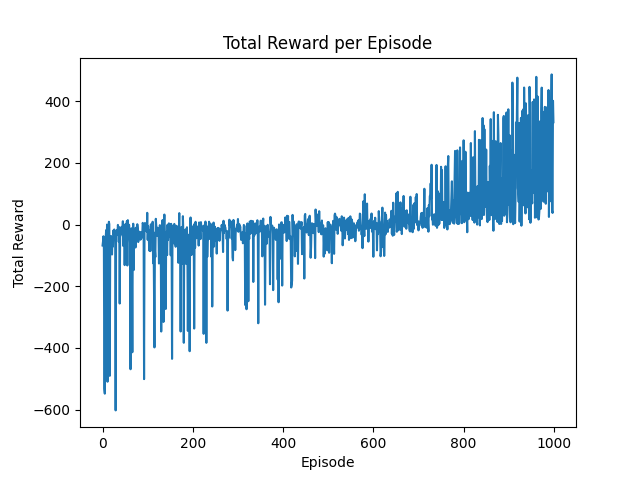

Write Python code to recreate this figure.
import torch
from torch import nn, optim
import numpy as np
import gymnasium as gym
import matplotlib.pyplot as plt
import random


env = gym.make("Ant-v5")

ACTION_SPACE = env.action_space.shape[0]
OBSERVATION_SPACE = env.observation_space.shape[0]
print(OBSERVATION_SPACE)

class Agent(nn.Module):
    def __init__(self):
        super(Agent, self).__init__()
        self.common = nn.Sequential(
            nn.Linear(OBSERVATION_SPACE, 64),
            nn.ReLU(),
            nn.Linear(64, 128),
            nn.ReLU(),
            nn.Linear(128,128),
            nn.ReLU(),
            nn.Linear(128,64),
            nn.ReLU()
        )
        self.actor = nn.Linear(64,ACTION_SPACE * 2)
        self.critic = nn.Linear(64,1)

    def forward(self,x):
        common = self.common(x)
        return self.actor(common), self.critic(common)

device = "mps" if torch.mps.is_available() else "cpu"
device = "cuda" if torch.cuda.is_available() else device

agent = Agent().to(device)
LR = 5e-5
optimizer = optim.Adam(agent.parameters(), LR)
scheduler = optim.lr_scheduler.StepLR(optimizer, step_size=1000, gamma=0.75)
loss_fn = nn.MSELoss()

NUM_EPOCHS = 3000
NUM_BATCHES = 15
BATCH_SIZE = 200

EPSILON = 0.2
C1 = 0.5
C2 = 0.01

GAMMA = 0.99
LAMBDA = 0.95


rewards_over_time = []


state_array = []
action_array = []
log_prob_array = []
reward_array = []
state_value_array = []
done_array = []

for epoch in range(NUM_EPOCHS):
    current_state_during_training, _ = env.reset()
    cur_reward = 0

    while True:
        current_state_during_training = torch.tensor(current_state_during_training, dtype = torch.float32, device = device)
        #print(current_state_during_training.shape)
        with torch.no_grad():
            actor_values, critic_values = agent(current_state_during_training)
            #print(actor_values.shape)
            #print(critic_values.shape)
            means_during_training = actor_values[:ACTION_SPACE]
            stds_during_training = actor_values[ACTION_SPACE:]

            distribution_during_training = torch.distributions.normal.Normal(means_during_training, torch.exp(torch.clamp(stds_during_training, -5,2)))

            actions_during_training = distribution_during_training.sample()
            log_probs_during_training = distribution_during_training.log_prob(actions_during_training)

            state_array.append(current_state_during_training)
            action_array.append(actions_during_training)
            log_prob_array.append(log_probs_during_training)
            state_value_array.append(critic_values.detach())

            current_state_during_training, reward_during_training, terminated, truncated, _ = env.step(np.array(torch.tanh(actions_during_training).cpu()))

            reward_array.append(reward_during_training)
            done_array.append(1 if terminated else 0)

            cur_reward += reward_during_training

            if terminated or truncated:
                break

    rewards_over_time.append(cur_reward)
    if epoch % 10 == 0 and epoch != 0:
        print(f"Epoch #{epoch}: Current Reward {rewards_over_time[-1]:.2f}, Average Reward (Last 100 epochs) {np.mean(rewards_over_time[max(0,epoch-100):epoch+1]):.2f}")
    
    
    if len(reward_array) > 2000:
        state_array = torch.stack(state_array).to(device)
        action_array = torch.stack(action_array).to(device)
        reward_array = torch.tensor(reward_array, device = device, dtype = torch.float32)
        log_prob_array = torch.stack(log_prob_array).to(device)
        state_value_array = torch.tensor(state_value_array, device = device, dtype = torch.float32)
        done_array = torch.tensor(done_array, device = device, dtype = torch.float32)

        advantage_array = torch.zeros_like(reward_array, device = device, dtype = torch.float32)

        if done_array[-1] == 0:
            with torch.no_grad():
                _, next_state_value_for_advantage_calculation = agent(torch.tensor(current_state_during_training, dtype = torch.float32, device = device))
        else:
            next_state_value_for_advantage_calculation = torch.tensor(0,device = device)

        advantage_array[-1] = reward_array[-1] - state_value_array[-1] + GAMMA * next_state_value_for_advantage_calculation
        for j in reversed(range(len(advantage_array)-1)):
            TD_Error = reward_array[j] - state_value_array[j] + GAMMA * state_value_array[j+1] * (1 - done_array[j])
            advantage_array[j] = TD_Error + GAMMA * LAMBDA * advantage_array[j+1] * (1 - done_array[j])

        target_array = advantage_array + state_value_array

        advantage_array = (advantage_array - advantage_array.mean()) / (advantage_array.std() + 1e-8)

        indicies = np.arange(len(advantage_array))
        for batch in range(NUM_BATCHES):
            random.shuffle(indicies)
            for MINI_BATCH in range(0, len(indicies), BATCH_SIZE):
                current_indicies = indicies[MINI_BATCH:MINI_BATCH + BATCH_SIZE]

                states_from_training = state_array[current_indicies]
                action_from_training = action_array[current_indicies]
                old_log_probs = log_prob_array[current_indicies]

                advantages = advantage_array[current_indicies]
                targets = target_array[current_indicies]

                #Calculate l_clip
                actor_outputs, values = agent(states_from_training)
                if actor_outputs.isnan().any():
                    for param in agent.common.parameters():
                        print(param)
                    print(torch.isnan(agent.actor).any())
                    print(values)
                distribution = torch.distributions.normal.Normal(actor_outputs[:,:ACTION_SPACE], torch.exp(torch.clamp(actor_outputs[:,ACTION_SPACE:],-5,2)))
                new_log_probs = distribution.log_prob(action_from_training)
                ratio = torch.exp(torch.sum(new_log_probs, dim = -1) - torch.sum(old_log_probs, dim = -1).detach())
                #print(ratio.shape)
                #print(advantages.shape)
                l_clip = torch.min(ratio * advantages.detach(), torch.clamp(ratio, 1 - EPSILON, 1 + EPSILON) * advantages.detach()).mean()
                #print(values.squeeze(1).shape)
                #print(targets.shape)
                l_vf = loss_fn(values.squeeze(1), targets.detach())

                l_s = distribution.entropy().mean()

                optimizer.zero_grad()
                loss = -1 * l_clip + C1 * l_vf - C2 * l_s
                if torch.isinf(l_s).any():
                    print("1")
                    print(distribution.entropy().mean())
                    print(torch.exp(actor_outputs[:,ACTION_SPACE:]))
                if torch.isinf(l_clip).any():
                    print("IDK")
                if torch.isinf(l_vf).any():
                    print("2")
                if torch.isnan(l_clip).any():
                    print("3")
                    print(ratio)
                    print(advantages)
                if torch.isnan(l_vf).any():
                    print("4")
                if torch.isnan(l_s).any():
                    print("5")
                #print(loss)
                loss.backward()
                torch.nn.utils.clip_grad_norm_(agent.parameters(), 0.5)
                optimizer.step()
                scheduler.step()

        state_array = []
        action_array = []
        log_prob_array = []
        reward_array = []
        state_value_array = []
        done_array = []

plt.plot(rewards_over_time)
plt.title("Total Reward per Episode")
plt.xlabel("Episode")
plt.ylabel("Total Reward")
plt.show()
